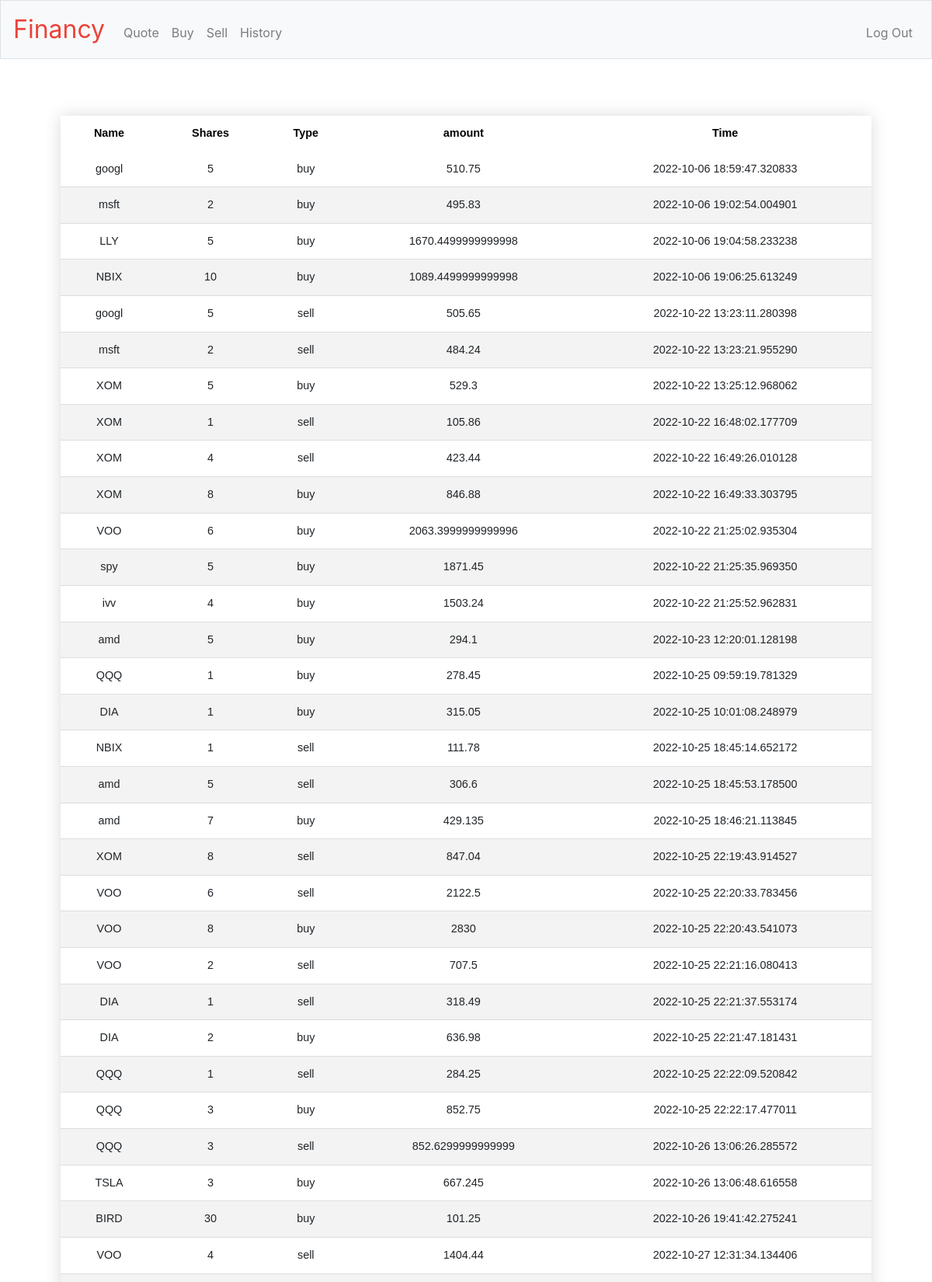
The app's page /history (signed in, upper part) with its own data.
### tables this page shows
CREATE TABLE 'history' ('id' integer PRIMARY KEY NOT NULL, 'user_id' integer, 'type' text, 'amount' integer, 'time' text, 'shares' INTEGER, 'name' text);

### app.py (the view)
@app.route("/history")
@login_required
def history():
    data = db.execute("select * from history where user_id = " + str(session["user_id"]))
    return render_template("history.html", data=data)

### app.py (called while the page is built)
@app.after_request
def after_request(response):
    response.headers["Cache-Control"] = "no-cache, no-store, must-revalidate"
    response.headers["Expires"] = 0
    response.headers["Pragma"] = "no-cache"
    return response

### helpers.py (called while the page is built)
def login_required(f):
    @wraps(f)
    def decorated_function(*args, **kwargs):
        if session.get("user_id") is None:
            return redirect("/login")
        return f(*args, **kwargs)
    return decorated_function

### templates/history.html (shortened to what this page needs)
{% extends "layout.html" %}
{% block main %}
    <table class="styled-table">
        <thead>
            <tr>
                <th>Name</th>
                <th>Shares</th>
                <th>Type</th>
                <th>amount</th>
                <th>Time</th>
            </tr>
        </thead>
        <tbody>
            {% for x in data %}
            <tr>
                <td> {{ x.name }} </td>
                <td> {{ x.shares }} </td>
                <td> {{ x.type }} </td>
                <td> {{ x.amount }} </td>
                <td> {{ x.time }} </td>
            </tr>
           {% endfor %}
        </tbody>
    </table>
{% endblock %}

### templates/layout.html (shortened to what this page needs)
<!DOCTYPE html>
<html lang="en">
    <head>
        <link rel="stylesheet" href="https://cdn.jsdelivr.net/npm/bootstrap@4.5.3/dist/css/bootstrap.min.css">
        <link href="/static/styles.css" rel="stylesheet">
    </head>
    <body>
        <nav class="navbar navbar-expand-md navbar-light bg-light border">
            <a class="navbar-brand" href="/"> <span class="red">Financy</span></a>
            <div class="collapse navbar-collapse" id="navbar">
                {% if session.user_id %}
                    <ul class="navbar-nav mr-auto mt-2">
                        <li class="nav-item"><a class="nav-link" href="/quote">Quote</a></li>
                        <li class="nav-item"><a class="nav-link" href="/buy">Buy</a></li>
                        <li class="nav-item"><a class="nav-link" href="/sell">Sell</a></li>
                        <li class="nav-item"><a class="nav-link" href="/history">History</a></li>
                    </ul>
                    <ul class="navbar-nav ml-auto mt-2">
                        <li class="nav-item"><a class="nav-link" href="/logout">Log Out</a></li>
                    </ul>
                {% else %}
                    <ul class="navbar-nav ml-auto mt-2">
                        <li class="nav-item"><a class="nav-link" href="/register">Register</a></li>
                        <li class="nav-item"><a class="nav-link" href="/login">Log In</a></li>
                    </ul>
                {% endif %}
            </div>
        </nav>
        <main class="container p-5">
            {% block main %}{% endblock %}
        </main>
    </body>
</html>

### static/styles.css (style rules this page uses)
nav .navbar-brand { font-size: xx-large; }
nav .navbar-brand .red { color: #ea433b; }
main { overflow-x: auto; text-align: center; }

### templates/history.html (style rules this page uses)
.styled-table { border-collapse: collapse; margin: 25px 0; font-size: 0.9em; font-family: sans-serif; min-width: 100%; box-shadow: 0 0 20px rgba(0, 0, 0, 0.15); }
.styled-table thead tr { color: black; text-align: center; }
.styled-table th, .styled-table td { padding: 12px 15px; }
.styled-table tbody tr { border-bottom: 1px solid #dddddd; }
.styled-table tbody tr:nth-of-type(even) { background-color: #f3f3f3; }

### records on screen
history: name "googl", shares "5", type "buy", amount "510.75", time "2022-10-06 18:59:47.320833"
history: name "msft", shares "2", type "buy", amount "495.83", time "2022-10-06 19:02:54.004901"
history: name "LLY", shares "5", type "buy", amount "1670.4499999999998", time "2022-10-06 19:04:58.233238"
history: name "NBIX", shares "10", type "buy", amount "1089.4499999999998", time "2022-10-06 19:06:25.613249"
history: name "googl", shares "5", type "sell", amount "505.65", time "2022-10-22 13:23:11.280398"
history: name "msft", shares "2", type "sell", amount "484.24", time "2022-10-22 13:23:21.955290"
history: name "XOM", shares "5", type "buy", amount "529.3", time "2022-10-22 13:25:12.968062"
history: name "XOM", shares "1", type "sell", amount "105.86", time "2022-10-22 16:48:02.177709"
history: name "XOM", shares "4", type "sell", amount "423.44", time "2022-10-22 16:49:26.010128"
history: name "XOM", shares "8", type "buy", amount "846.88", time "2022-10-22 16:49:33.303795"
history: name "VOO", shares "6", type "buy", amount "2063.3999999999996", time "2022-10-22 21:25:02.935304"
history: name "spy", shares "5", type "buy", amount "1871.45", time "2022-10-22 21:25:35.969350"
history: name "ivv", shares "4", type "buy", amount "1503.24", time "2022-10-22 21:25:52.962831"
history: name "amd", shares "5", type "buy", amount "294.1", time "2022-10-23 12:20:01.128198"
history: name "QQQ", shares "1", type "buy", amount "278.45", time "2022-10-25 09:59:19.781329"
history: name "DIA", shares "1", type "buy", amount "315.05", time "2022-10-25 10:01:08.248979"
history: name "NBIX", shares "1", type "sell", amount "111.78", time "2022-10-25 18:45:14.652172"
history: name "amd", shares "5", type "sell", amount "306.6", time "2022-10-25 18:45:53.178500"
history: name "amd", shares "7", type "buy", amount "429.135", time "2022-10-25 18:46:21.113845"
history: name "XOM", shares "8", type "sell", amount "847.04", time "2022-10-25 22:19:43.914527"
history: name "VOO", shares "6", type "sell", amount "2122.5", time "2022-10-25 22:20:33.783456"
history: name "VOO", shares "8", type "buy", amount "2830", time "2022-10-25 22:20:43.541073"
history: name "VOO", shares "2", type "sell", amount "707.5", time "2022-10-25 22:21:16.080413"
history: name "DIA", shares "1", type "sell", amount "318.49", time "2022-10-25 22:21:37.553174"
history: name "DIA", shares "2", type "buy", amount "636.98", time "2022-10-25 22:21:47.181431"
history: name "QQQ", shares "1", type "sell", amount "284.25", time "2022-10-25 22:22:09.520842"
history: name "QQQ", shares "3", type "buy", amount "852.75", time "2022-10-25 22:22:17.477011"
history: name "QQQ", shares "3", type "sell", amount "852.6299999999999", time "2022-10-26 13:06:26.285572"
history: name "TSLA", shares "3", type "buy", amount "667.245", time "2022-10-26 13:06:48.616558"
history: name "BIRD", shares "30", type "buy", amount "101.25", time "2022-10-26 19:41:42.275241"
history: name "VOO", shares "4", type "sell", amount "1404.44", time "2022-10-27 12:31:34.134406"
